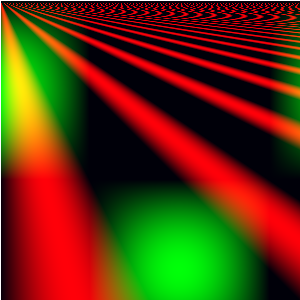
Frame 1 (no input)
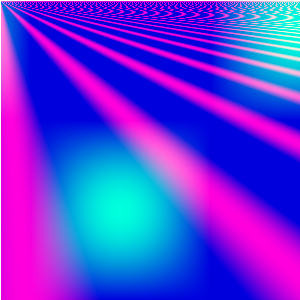
Frame 60 (no input)
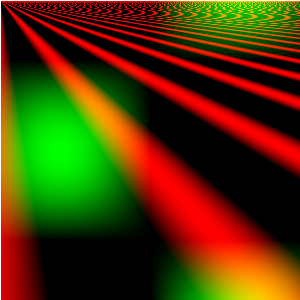
Frame 120 (the mouse pressed at the canvas centre since frame 60)

The p5.js sketch that drew these frames (run headless with seeded random() and noise() and a simulated clock; from frame 60 on, the mouse is pressed at the canvas centre):

// p5.js sketch
// ── sketch.js
function setup() {
	createCanvas(300, 300);
	pixelDensity(1);
	loadPixels();
}

function draw() {
	background(11);
	randomSeed(frameCount);
	angleMode(DEGREES);
	
	for (var y = 1; y < height; y++) {
		for (var x = 1; x < width; x++) {
			var pixel = x + y * width;
			var index = pixel * 4;
			// pixels[index] = 255*sin(x/y*360); //R
			// pixels[index + 1] = 255*sin(y)*cos(x); //G
			// pixels[index + 2] = x^2; //B
			// pixels[index + 3] = 255; //A

				pixels[index] = 255 * sin(frameCount+x / y * 360); //R
				pixels[index + 1] = 255 * sin(y+frameCount) * cos(x+frameCount); //G
				pixels[index + 2] = 255*sin(frameCount*2); //B
				pixels[index + 3] = 255; //A
		}
	}
updatePixels();
	
}
